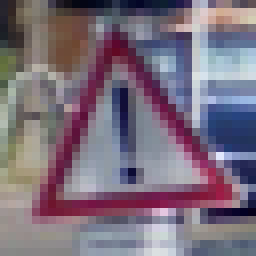
#> input picture new_images/general_caution.png, 32 x 32 px (shown 8 times larger); its folder holds only this picture in this run
$ jupyter execute --allow-errors Traffic_Sign_Classifier.ipynb   (shell and % lines are left out)
#> lines starting #> are read from the running program, lines starting #| are printed output that depends on the picture
# Self-Driving Car Engineer Nanodegree

## Deep Learning

## Project: Build a Traffic Sign Recognition Classifier

In this notebook, a template is provided for you to implement your functionality in stages, which is required to successfully complete this project. If additional code is required that cannot be included in the notebook, be sure that the Python code is successfully imported and included in your submission if necessary.

> **Note**: Once you have completed all of the code implementations, you need to finalize your work by exporting the iPython Notebook as an HTML document. Before exporting the notebook to html, all of the code cells need to have been run so that reviewers can see the final implementation and output. You can then export the notebook by using the menu above and navigating to  \n",
    "**File -> Download as -> HTML (.html)**. Include the finished document along with this notebook as your submission.

In addition to implementing code, there is a writeup to complete. The writeup should be completed in a separate file, which can be either a markdown file or a pdf document. There is a [write up template](https://github.com/udacity/CarND-Traffic-Sign-Classifier-Project/blob/master/writeup_template.md) that can be used to guide the writing process. Completing the code template and writeup template will cover all of the [rubric points](https://review.udacity.com/#!/rubrics/481/view) for this project.

The [rubric](https://review.udacity.com/#!/rubrics/481/view) contains "Stand Out Suggestions" for enhancing the project beyond the minimum requirements. The stand out suggestions are optional. If you decide to pursue the "stand out suggestions", you can include the code in this Ipython notebook and also discuss the results in the writeup file.

>**Note:** Code and Markdown cells can be executed using the **Shift + Enter** keyboard shortcut. In addition, Markdown cells can be edited by typically double-clicking the cell to enter edit mode.

---
## Step 0: Load The Data

[cell 1]
# Load pickled data
import pickle, csv

training_file = 'train.p'
validation_file= 'valid.p'
testing_file = 'test.p'

#> (the rest of this cell did not finish here and is left out)

---

## Step 1: Dataset Summary & Exploration

The pickled data is a dictionary with 4 key/value pairs:

- `'features'` is a 4D array containing raw pixel data of the traffic sign images, (num examples, width, height, channels).
- `'labels'` is a 1D array containing the label/class id of the traffic sign. The file `signnames.csv` contains id -> name mappings for each id.
- `'sizes'` is a list containing tuples, (width, height) representing the original width and height the image.
- `'coords'` is a list containing tuples, (x1, y1, x2, y2) representing coordinates of a bounding box around the sign in the image. **THESE COORDINATES ASSUME THE ORIGINAL IMAGE. THE PICKLED DATA CONTAINS RESIZED VERSIONS (32 by 32) OF THESE IMAGES**

Complete the basic data summary below. Use python, numpy and/or pandas methods to calculate the data summary rather than hard coding the results. For example, the [pandas shape method](http://pandas.pydata.org/pandas-docs/stable/generated/pandas.DataFrame.shape.html) might be useful for calculating some of the summary results.

### Provide a Basic Summary of the Data Set Using Python, Numpy and/or Pandas

[cell 2]
import numpy as np

#> (the rest of this cell did not finish here and is left out)

### Include an exploratory visualization of the dataset

Visualize the German Traffic Signs Dataset using the pickled file(s). This is open ended, suggestions include: plotting traffic sign images, plotting the count of each sign, etc.

The [Matplotlib](http://matplotlib.org/) [examples](http://matplotlib.org/examples/index.html) and [gallery](http://matplotlib.org/gallery.html) pages are a great resource for doing visualizations in Python.

**NOTE:** It's recommended you start with something simple first. If you wish to do more, come back to it after you've completed the rest of the sections. It can be interesting to look at the distribution of classes in the training, validation and test set. Is the distribution the same? Are there more examples of some classes than others?

[cell 3]
import matplotlib.pyplot as plt

import random

samples = 4
#> (the rest of this cell did not finish here and is left out)

----

## Step 2: Design and Test a Model Architecture

Design and implement a deep learning model that learns to recognize traffic signs. Train and test your model on the [German Traffic Sign Dataset](http://benchmark.ini.rub.de/?section=gtsrb&subsection=dataset).

The LeNet-5 implementation shown in the [classroom](https://classroom.udacity.com/nanodegrees/nd013/parts/fbf77062-5703-404e-b60c-95b78b2f3f9e/modules/6df7ae49-c61c-4bb2-a23e-6527e69209ec/lessons/601ae704-1035-4287-8b11-e2c2716217ad/concepts/d4aca031-508f-4e0b-b493-e7b706120f81) at the end of the CNN lesson is a solid starting point. You'll have to change the number of classes and possibly the preprocessing, but aside from that it's plug and play!

With the LeNet-5 solution from the lecture, you should expect a validation set accuracy of about 0.89. To meet specifications, the validation set accuracy will need to be at least 0.93. It is possible to get an even higher accuracy, but 0.93 is the minimum for a successful project submission.

There are various aspects to consider when thinking about this problem:

- Neural network architecture (is the network over or underfitting?)
- Play around preprocessing techniques (normalization, rgb to grayscale, etc)
- Number of examples per label (some have more than others).
- Generate fake data.

Here is an example of a [published baseline model on this problem](http://yann.lecun.com/exdb/publis/pdf/sermanet-ijcnn-11.pdf). It's not required to be familiar with the approach used in the paper but, it's good practice to try to read papers like these.

### Pre-process the Data Set (normalization, grayscale, etc.)

Minimally, the image data should be normalized so that the data has mean zero and equal variance. For image data, `(pixel - 128)/ 128` is a quick way to approximately normalize the data and can be used in this project.

Other pre-processing steps are optional. You can try different techniques to see if it improves performance.

Use the code cell (or multiple code cells, if necessary) to implement the first step of your project.

[cell 4]
# Normalize images independenlty
def Normalize(x):
    fx = x.astype(np.float32)
    m = np.mean(fx, 1)
    mx = np.expand_dims(m, 1)
    s = np.std(fx, 1)
    sx = np.expand_dims(m, 1)
    fx = (fx - mx)/sx
    return fx

import cv2

def Equalize(img):
    lab = cv2.cvtColor(img, cv2.COLOR_BGR2LAB)
    l, a, b = cv2.split(lab)
    clahe = cv2.createCLAHE(clipLimit=1.0, tileGridSize=(4,4))
    cl = clahe.apply(l)
    limg = cv2.merge((cl,a,b))
    return cv2.cvtColor(limg, cv2.COLOR_LAB2BGR)

def EqualizeAll(x):
    ret = np.zeros(x.shape, dtype=x.dtype)
    for i in range(0, x.shape[0]):
        ret[i, ...] = Equalize(x[i, ...])
    return ret

# Get image back to 0..1 (for displaying)
def GetImageBack(img):
    max = np.max(img)
    min = np.min(img)
    return (img - min)/(max-min)


from scipy import ndimage

# Add random gaussian noise (std = s)
def AddNoise(img, s):
    return img + np.random.normal(0, s, img.shape)

# Rotate and scale
# [5 lines left out: function Rotate_and_Scale, not called in this run]

# Distort image
def Distort(img):
    ret = Rotate_and_Scale(img, random.uniform(-10, 10), random.uniform(0.9, 1.1))
    return AddNoise(ret, random.uniform(0, 0.1))

# Distort list of images
# [5 lines left out: function DistortAll, not called in this run]

#> (a cell that did not finish here is left out)

[cell 6]
# [7 lines left out: function dump_all, not called in this run]
#dump_all()

[cell 7]
# [7 lines left out: function load_all, not called in this run]
#load_all()

### Model Architecture

[cell 8]
### Define your architecture here.
### Feel free to use as many code cells as needed.

import tensorflow as tf

# Hyper-parameters
EPOCHS = 20
BATCH_SIZE = 128
RATE = 0.0003
DROP_KEEP = 0.67
ALPHA_RELU = 0.2
BETA_REG = 0.01

from tensorflow.contrib.layers import flatten

# [82 lines left out: function ConvNet, not called in this run]

#> (a cell that did not finish here is left out)

### Train, Validate and Test the Model

A validation set can be used to assess how well the model is performing. A low accuracy on the training and validation
sets imply underfitting. A high accuracy on the training set but low accuracy on the validation set implies overfitting.

#> (a cell that did not finish here is left out)

[cell 11]
from sklearn.utils import shuffle
import time

#> (the rest of this cell did not finish here and is left out)

#> (a cell that did not finish here is left out)

---

## Step 3: Test a Model on New Images

To give yourself more insight into how your model is working, download at least five pictures of German traffic signs from the web and use your model to predict the traffic sign type.

You may find `signnames.csv` useful as it contains mappings from the class id (integer) to the actual sign name.

### Load and Output the Images

[cell 13]
# examples from google maps

import glob

paths = glob.glob("./new_images/*.png")
size = len(paths)

X_new = np.zeros((size,32,32,3), dtype=np.uint8)
for i, img_p in enumerate(paths):
    img=cv2.imread(img_p, cv2.IMREAD_COLOR)
#> img is the input picture: shape (32, 32, 3); mean B, G, R 124.8, 110.2, 122.4
    b,g,r = cv2.split(img)
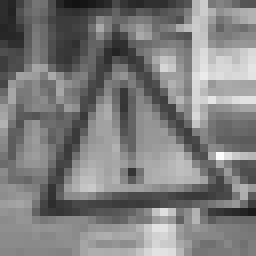
#> b: shape (32, 32) (shown 8 times larger); min 18, max 252, mean 124.8
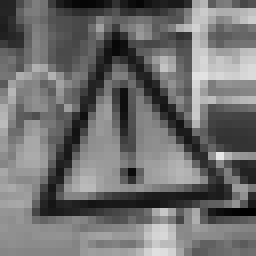
#> g: shape (32, 32) (shown 8 times larger); min 0, max 231, mean 110.2
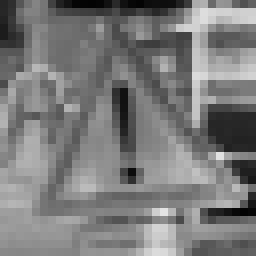
#> r: shape (32, 32) (shown 8 times larger); min 2, max 228, mean 122.4
    img = cv2.merge([r,g,b])
    X_new[i]=img

# Golden predictions
y_new = [36, 12, 18, 17, 13]

plt.figure(figsize=(15,5))
for i in range (0, size):
    plt.subplot(2, 5, i+1)
    plt.axis('off')
    plt.imshow(X_new[i])
plt.suptitle('Original')
plt.show()

X_new = Normalize(EqualizeAll(X_new))
#> the loop in EqualizeAll, `for i in range(0, x.shape[0]):` made 1 pass
#> pass 1, in Equalize, `l, a, b = cv2.split(lab)`:
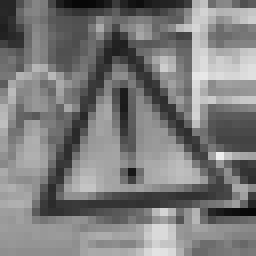
#> l: shape (32, 32) (shown 8 times larger); min 6, max 238, mean 122.5
#> pass 1, in Equalize, `l, a, b = cv2.split(lab)`:
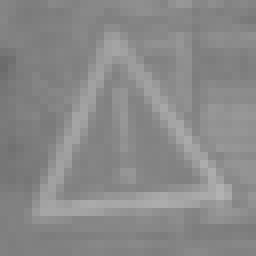
#> a: shape (32, 32) (shown 8 times larger); min 107, max 178, mean 137.2
#> pass 1, in Equalize, `l, a, b = cv2.split(lab)`:
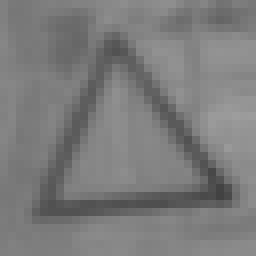
#> b: shape (32, 32) (shown 8 times larger); min 66, max 157, mean 123.5

plt.figure(figsize=(15,5))
for i in range (0, size):
    plt.subplot(2, 5, i+1)
    plt.axis('off')
    plt.imshow(GetImageBack(X_new[i]))
plt.suptitle('Equalized and Normalized')
plt.show()
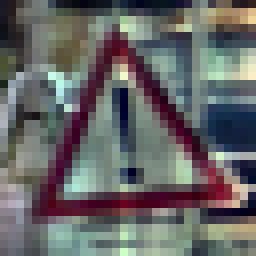
#> shown: shape (32, 32, 3) float32 (shown 8 times larger); mean R, G, B 0.401, 0.401, 0.401

$ run again, on new_images/go_straight_or_right.png
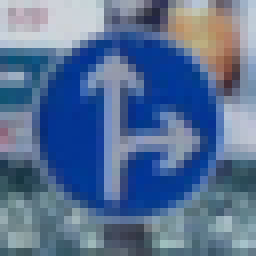
#> input picture new_images/go_straight_or_right.png, 32 x 32 px (shown 8 times larger)
#> img is the input picture: shape (32, 32, 3); mean B, G, R 148.1, 111.8, 87.1
#> the loop in EqualizeAll, `for i in range(0, x.shape[0]):` made 1 pass
#> pass 1, in Equalize, `l, a, b = cv2.split(lab)`:
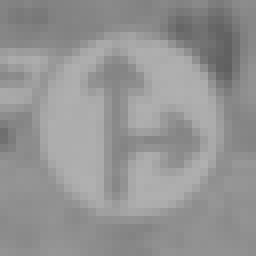
#> b: shape (32, 32) (shown 8 times larger); min 96, max 176, mean 148.2
#> `plt.show()`:
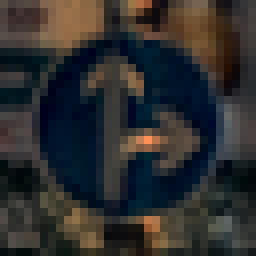
#> shown: shape (32, 32, 3) float32 (shown 8 times larger); mean R, G, B 0.184, 0.184, 0.184

$ run again, on new_images/no_entry.png
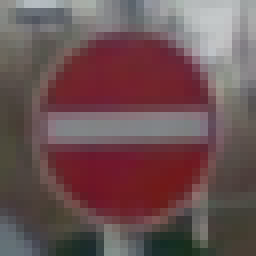
#> input picture new_images/no_entry.png, 32 x 32 px (shown 8 times larger)
#> img is the input picture: shape (32, 32, 3); mean B, G, R 84, 82.1, 107.6
#> `plt.show()`:
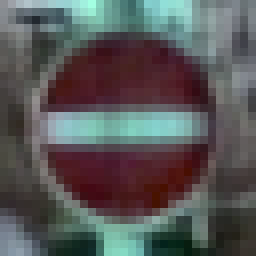
#> shown: shape (32, 32, 3) float32 (shown 8 times larger); mean R, G, B 0.345, 0.345, 0.345
